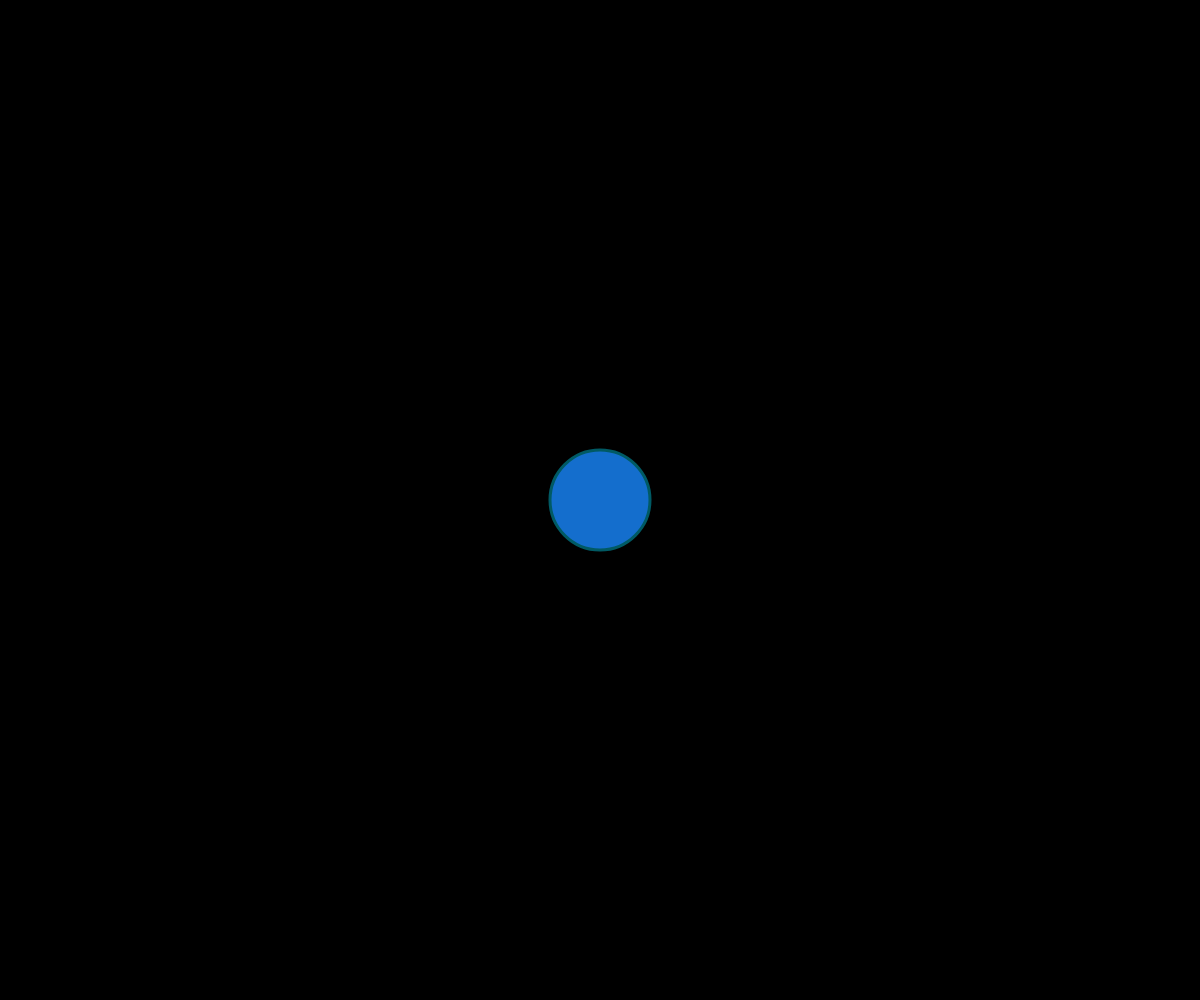
Frame 1 (no input)
Frame 60 (no input): identical to frame 1, image omitted
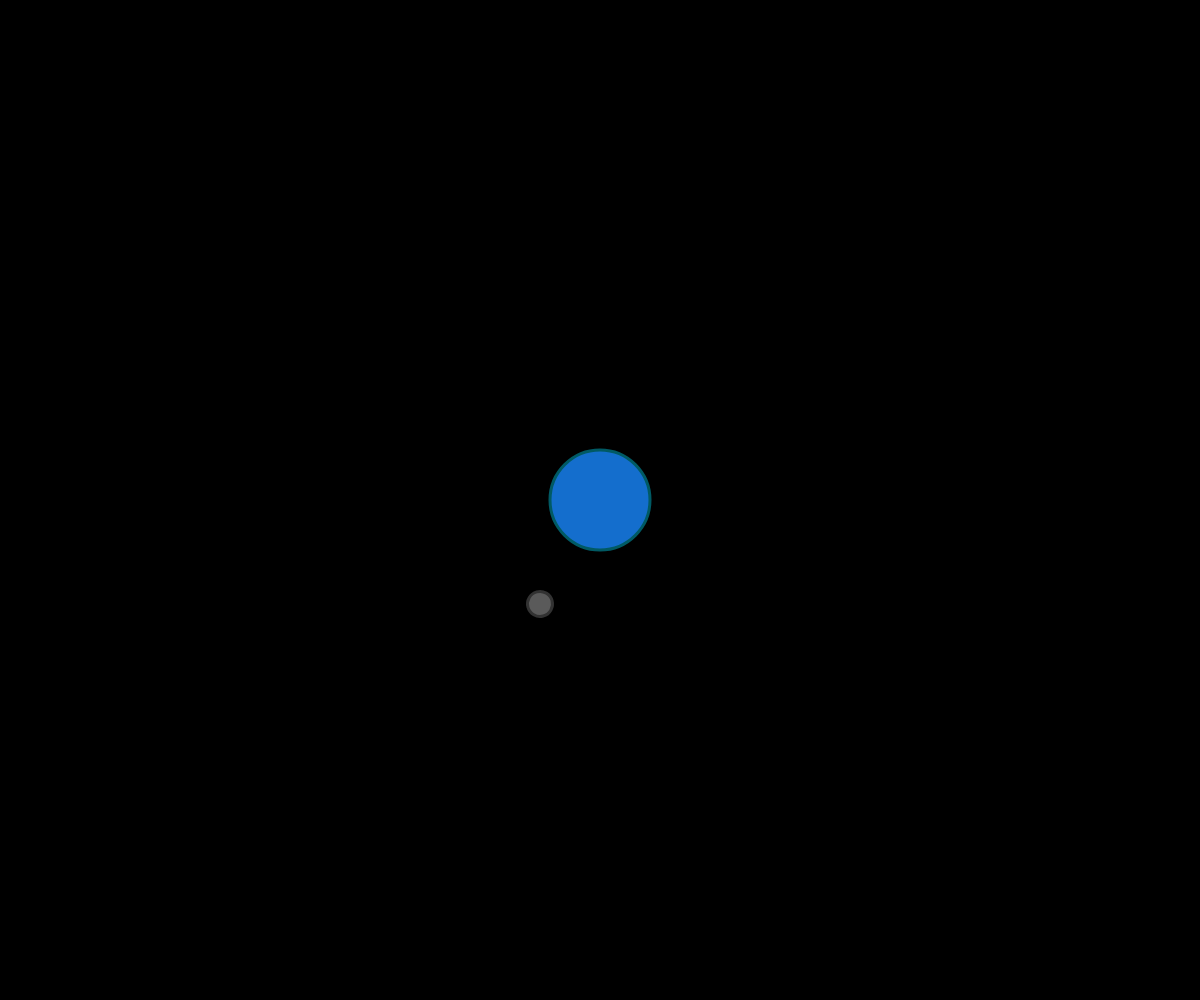
Frame 120 (the mouse pressed at the canvas centre since frame 60)

The p5.js sketch that drew these frames (run headless with seeded random() and noise() and a simulated clock; from frame 60 on, the mouse is pressed at the canvas centre):

// p5.js sketch
// ── sketch.js
// Objects in Objects.
// Jeffrey Hamilton
// 12/Apr/24
// Storing objects in objects, overwriting objects, basic transformations.

let myPlanet;

function setup() {
  createCanvas(windowWidth, windowHeight);
  angleMode(DEGREES);
  rectMode(CENTER);
  myPlanet = new Planet(width/2, height/2);
}

function draw() {
  background(0);
  myPlanet.display();
}

function mousePressed() {
  if(keyIsPressed && keyCode === SHIFT) {
    myPlanet = new Planet(mouseX,mouseY);
  } else {
    myPlanet.createMoon();
  }

}

function keyPressed() {
  if(keyCode != SHIFT) {
    myPlanet.relocate(mouseX,mouseY);
  }
}

class Planet {
  
  constructor(x,y) {
    this.x = x; this.y = y; this.s = 100;
    this.moons = [];
  }

  createMoon() {
    this.moons.push(new Moon(this.x,this.y,120,25));
  }

  relocate(x,y) {
    this.x = x, this.y = y;
    for(let m of this.moons) {
      m.x = x;
      m.y = y;
    }
  }

  display() {
    strokeWeight(3);
    stroke(0,90,100);
    fill(20,110,205);
    circle(this.x,this.y,this.s);

    for(let m of this.moons) {
      m.update();
    }

    noStroke();
    fill(220)
    // for(let i = 0; i < 5; i++) {
    //   rect(width/2+random(-30,30),height/2+random(-30,30),this.s/random(3,5),this.s/random(12,20));
    // }
  }
}

class Moon {
  constructor(x,y,r,size) {
    this.x = x; this.y = y; this.size = size;
    this.speed = 2; this.orbitRadius = r; this.angle = 0;

    this.moons = [];
    
  }

  update() {
    this.move();
    this.display();
  }

  move() {
    this.angle += this.speed;
  }

  display() {
    push();
    translate(this.x,this.y);
    rotate(this.angle);

    fill(90);
    stroke(50);
    circle(this.orbitRadius,0,this.size);
    pop();
  }
}
